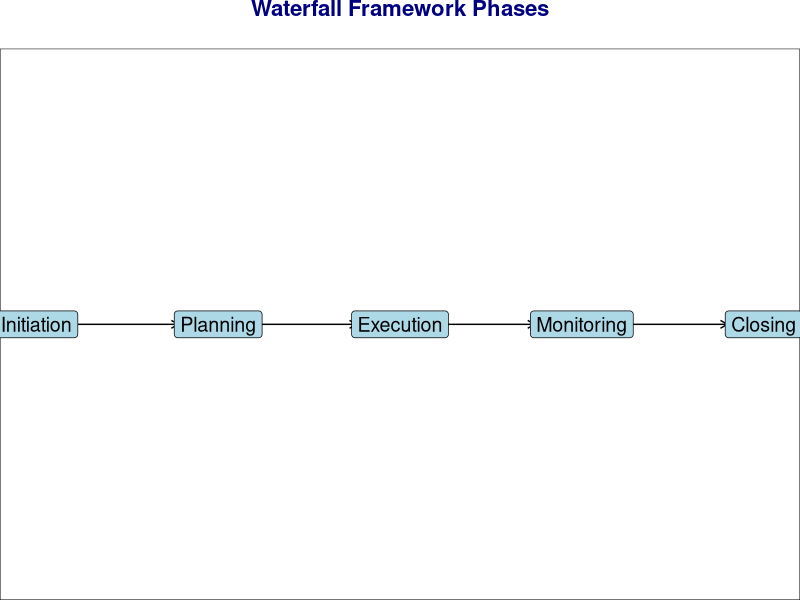
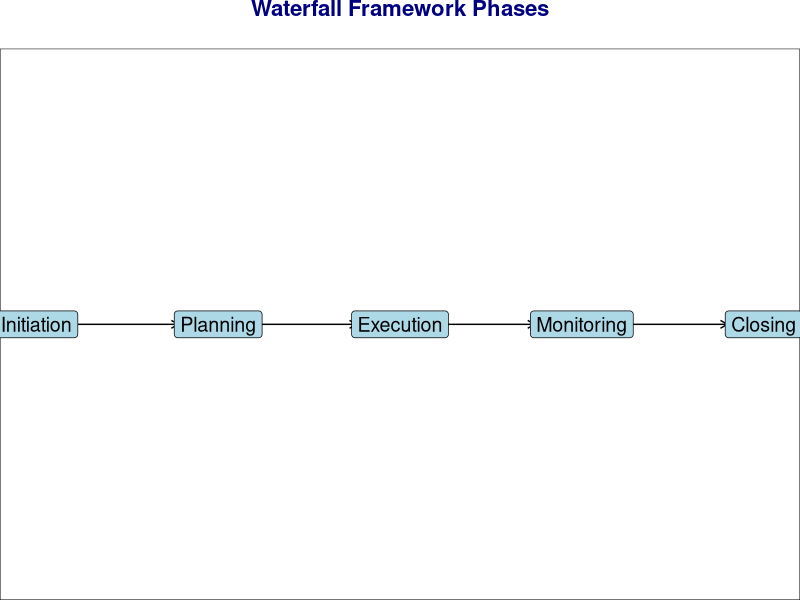

Here is the R script that generated these plots, in order:
library(ggplot2)

# Data for the flowchart nodes
nodes <- data.frame(
  step = c("Initiation", "Planning", "Execution", "Monitoring", "Closing"),
  x = c(1, 2, 3, 4, 5), # Spread nodes evenly on the x-axis
  y = c(1, 1, 1, 1, 1)  # Keep all nodes on the same y-axis
)

# Edges (connections between nodes)
edges <- data.frame(
  x_start = c(1, 2, 3, 4),  # Starting points for arrows
  x_end = c(1.78, 2.76, 3.74, 4.8),    # Ending points for arrows
  y_start = c(1, 1, 1, 1),  #  Same y-coordinates for horizontal arrows
  y_end = c(1, 1, 1, 1)
)

# Create and display the flowchart
flowchart <- ggplot() +
  geom_segment(data = edges, aes(x = x_start, xend = x_end, y = y_start, yend = y_end),
               arrow = arrow(length = unit(0.2, "cm")), color = "black") +
  geom_label(data = nodes, aes(x = x, y = y, label = step),
             fill = "lightblue", color = "black", size = 5) +
  theme_void() +
  ggtitle("Waterfall Framework Phases") +
  theme(plot.title = element_text(hjust = 0.5, size = 16, face = "bold", colour = "navy", margin = margin(b = 20)),
        panel.background = element_rect(fill = "white")
      )

# View the flowchart
print(flowchart)

# Optionally save the flowchart
ggsave("flowchart.png", plot = flowchart, width = 10, height = 2)
